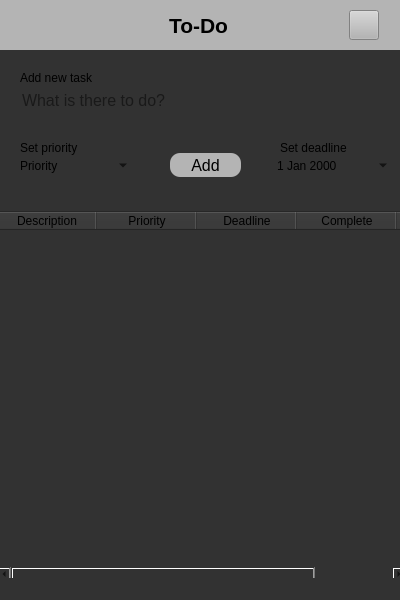
<?xml version="1.0" encoding="UTF-8"?>
<ui version="4.0">
 <class>MainWindow</class>
 <widget class="QMainWindow" name="MainWindow">
  <property name="geometry">
   <rect>
    <x>0</x>
    <y>0</y>
    <width>400</width>
    <height>600</height>
   </rect>
  </property>
  <property name="windowTitle">
   <string>MainWindow</string>
  </property>
  <property name="styleSheet">
   <string notr="true">background-color: rgb(50, 50, 50);</string>
  </property>
  <widget class="QWidget" name="centralwidget">
   <property name="styleSheet">
    <string notr="true"/>
   </property>
   <widget class="QWidget" name="widget" native="true">
    <property name="geometry">
     <rect>
      <x>-1</x>
      <y>0</y>
      <width>401</width>
      <height>51</height>
     </rect>
    </property>
    <property name="sizePolicy">
     <sizepolicy hsizetype="Expanding" vsizetype="Expanding">
      <horstretch>250</horstretch>
      <verstretch>0</verstretch>
     </sizepolicy>
    </property>
    <property name="contextMenuPolicy">
     <enum>Qt::ContextMenuPolicy::NoContextMenu</enum>
    </property>
    <property name="styleSheet">
     <string notr="true">background-color: rgb(180, 180, 180);</string>
    </property>
    <widget class="QLabel" name="label">
     <property name="geometry">
      <rect>
       <x>170</x>
       <y>10</y>
       <width>61</width>
       <height>31</height>
      </rect>
     </property>
     <property name="font">
      <font>
       <pointsize>16</pointsize>
       <bold>true</bold>
      </font>
     </property>
     <property name="styleSheet">
      <string notr="true">background-color: rgba(255, 255, 255, 0);
color: rgb(0, 0, 0);</string>
     </property>
     <property name="text">
      <string>To-Do</string>
     </property>
    </widget>
    <widget class="QPushButton" name="pushButton_2">
     <property name="geometry">
      <rect>
       <x>350</x>
       <y>10</y>
       <width>30</width>
       <height>30</height>
      </rect>
     </property>
     <property name="styleSheet">
      <string notr="true">QPushButton {
	image: url(:/img/img/settings.png);
}

QPushButton::pressed {
	background-color: rgb(150, 150, 150);
}</string>
     </property>
     <property name="text">
      <string/>
     </property>
    </widget>
   </widget>
   <widget class="QWidget" name="widget_2" native="true">
    <property name="geometry">
     <rect>
      <x>-10</x>
      <y>50</y>
      <width>411</width>
      <height>161</height>
     </rect>
    </property>
    <property name="styleSheet">
     <string notr="true">QWidget {
	border: 1px solid rgb(180,180,180);
};</string>
    </property>
    <widget class="QLineEdit" name="lineEdit">
     <property name="geometry">
      <rect>
       <x>20</x>
       <y>30</y>
       <width>381</width>
       <height>41</height>
      </rect>
     </property>
     <property name="font">
      <font>
       <pointsize>12</pointsize>
      </font>
     </property>
     <property name="styleSheet">
      <string notr="true">QLineEdit {
	background-color: transparent;
	border-radius: 10px;
	padding-left: 10px;
}</string>
     </property>
     <property name="inputMask">
      <string/>
     </property>
     <property name="placeholderText">
      <string>What is there to do?</string>
     </property>
    </widget>
    <widget class="QComboBox" name="comboBox">
     <property name="geometry">
      <rect>
       <x>20</x>
       <y>100</y>
       <width>121</width>
       <height>31</height>
      </rect>
     </property>
     <property name="styleSheet">
      <string notr="true">QComboBox {
    border-radius: 7px;
    padding: 5px 10px; 
    background-color: transparent;
}


</string>
     </property>
     <item>
      <property name="text">
       <string>Priority</string>
      </property>
     </item>
     <item>
      <property name="text">
       <string>High</string>
      </property>
     </item>
     <item>
      <property name="text">
       <string>Medium</string>
      </property>
     </item>
     <item>
      <property name="text">
       <string>Low</string>
      </property>
     </item>
    </widget>
    <widget class="QDateEdit" name="dateEdit">
     <property name="geometry">
      <rect>
       <x>280</x>
       <y>100</y>
       <width>121</width>
       <height>31</height>
      </rect>
     </property>
     <property name="styleSheet">
      <string notr="true">QDateEdit {
    border-radius: 7px;
    padding: 5px; 
    background-color: transparent;
}


</string>
     </property>
     <property name="calendarPopup">
      <bool>true</bool>
     </property>
    </widget>
    <widget class="QLabel" name="label_2">
     <property name="geometry">
      <rect>
       <x>30</x>
       <y>20</y>
       <width>72</width>
       <height>16</height>
      </rect>
     </property>
     <property name="styleSheet">
      <string notr="true">border: 0px</string>
     </property>
     <property name="text">
      <string>Add new task</string>
     </property>
    </widget>
    <widget class="QLabel" name="label_3">
     <property name="geometry">
      <rect>
       <x>30</x>
       <y>90</y>
       <width>59</width>
       <height>16</height>
      </rect>
     </property>
     <property name="styleSheet">
      <string notr="true">border: 0px</string>
     </property>
     <property name="text">
      <string>Set priority</string>
     </property>
    </widget>
    <widget class="QLabel" name="label_4">
     <property name="geometry">
      <rect>
       <x>290</x>
       <y>90</y>
       <width>67</width>
       <height>16</height>
      </rect>
     </property>
     <property name="styleSheet">
      <string notr="true">border: 0px</string>
     </property>
     <property name="text">
      <string>Set deadline</string>
     </property>
    </widget>
    <widget class="QPushButton" name="pushButton">
     <property name="geometry">
      <rect>
       <x>180</x>
       <y>103</y>
       <width>71</width>
       <height>24</height>
      </rect>
     </property>
     <property name="font">
      <font>
       <pointsize>12</pointsize>
      </font>
     </property>
     <property name="styleSheet">
      <string notr="true">QPushButton {
	background-color: rgb(180, 180, 180);
	border-radius: 10px;
	color: rgb(0, 0, 0);
}

QPushButton::pressed {
	background-color: rgb(150, 150, 150);
}</string>
     </property>
     <property name="text">
      <string>Add</string>
     </property>
    </widget>
   </widget>
   <widget class="QTableWidget" name="tableWidget">
    <property name="geometry">
     <rect>
      <x>-4</x>
      <y>211</y>
      <width>411</width>
      <height>371</height>
     </rect>
    </property>
    <column>
     <property name="text">
      <string>Description</string>
     </property>
    </column>
    <column>
     <property name="text">
      <string>Priority</string>
     </property>
    </column>
    <column>
     <property name="text">
      <string>Deadline</string>
     </property>
    </column>
    <column>
     <property name="text">
      <string>Complete</string>
     </property>
    </column>
    <column>
     <property name="text">
      <string>Delete</string>
     </property>
    </column>
   </widget>
  </widget>
  <widget class="QStatusBar" name="statusbar"/>
 </widget>
 <resources/>
 <connections/>
</ui>
